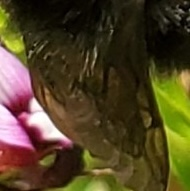
#> input picture Phase2/ConceptsFinal/Negative/NegativeFur/California Bumble Bee_3373_114101506_3.jpg, 190 x 191 px, given as the content of the folder ./ConceptsFinal/Positive/PositiveFur, which was not available
$ python 1_option1_little_concept_augmentation_rotate_and_scale.py
#> lines starting #> are read from the running program, lines starting #| are printed output that depends on the picture; pictures that were not available may be replaced by others from this repository, and a replacement may not be noted
import os
from PIL import Image
import shutil

def augment_images(input_directory, output_directory):


#> called with input_directory = './ConceptsFinal/Positive/PositiveFur'
    if os.path.exists(output_directory):
        shutil.rmtree(output_directory)
    os.makedirs(output_directory, exist_ok=True)


    image_files = [f for f in os.listdir(input_directory) if f.lower().endswith(('.jpg', '.png', '.jpeg')) and not f.startswith('.')]

    for image_file in image_files:


        image_path = os.path.join(input_directory, image_file)
        with Image.open(image_path) as img:

#> img is the input picture: PIL image 190x191 RGB; mean R, G, B 80.2, 66.4, 36.2
            size = (224,224)

            img.thumbnail(size, Image.Resampling.LANCZOS)

            scaling_factors = [1/4, 1/3, 1/2.5, 1/2, 1/1.5, 1]

            for scale in scaling_factors:


                width, height = img.size
                new_width = int(width * scale)
                new_height = int(height * scale)

                # Rotate 0 degrees clockwise
                scaled_img = img.resize((new_width, new_height), Image.Resampling.LANCZOS)
                scaled_img.save(os.path.join(output_directory, f"{os.path.splitext(image_file)[0]}_scaled_{int(scale*100)}.jpg"))


                # Rotate 90 degrees clockwise
                img_90 = scaled_img.rotate(-90, expand=True)
                img_90.save(os.path.join(output_directory, f"{os.path.splitext(image_file)[0]}_scaled_{int(scale*100)}_90cw.jpg"))

                # Rotate 180 degrees clockwise
                img_180 = scaled_img.rotate(-180, expand=True)
                img_180.save(os.path.join(output_directory, f"{os.path.splitext(image_file)[0]}_scaled_{int(scale*100)}_180cw.jpg"))

                # Rotate 270 degrees clockwise
                img_270 = scaled_img.rotate(-270, expand=True)
                img_270.save(os.path.join(output_directory, f"{os.path.splitext(image_file)[0]}_scaled_{int(scale*100)}_270cw.jpg"))

                # Flip vertically
                img_flip_vertical = scaled_img.transpose(Image.FLIP_TOP_BOTTOM)
                img_flip_vertical.save(os.path.join(output_directory, f"{os.path.splitext(image_file)[0]}_scaled_{int(scale*100)}_flipped_vertical.jpg"))

                # Flip vertically and Rotate 90 degrees clockwise
                img_flip_vertical_90 = img_flip_vertical.rotate(-90, expand=True)
                img_flip_vertical_90.save(os.path.join(output_directory, f"{os.path.splitext(image_file)[0]}_scaled_{int(scale*100)}_flipped_vertical_90cw.jpg"))


                # Flip vertically and Rotate 180 degrees clockwise
                img_flip_vertical_180 = img_flip_vertical.rotate(-180, expand=True)
                img_flip_vertical_180.save(os.path.join(output_directory, f"{os.path.splitext(image_file)[0]}_scaled_{int(scale*100)}_flipped_vertical_180cw.jpg"))


                # Flip vertically and Rotate 270 degrees clockwise
                img_flip_vertical_270 = img_flip_vertical.rotate(-270, expand=True)
                img_flip_vertical_270.save(os.path.join(output_directory, f"{os.path.splitext(image_file)[0]}_scaled_{int(scale*100)}_flipped_vertical_270cw.jpg"))
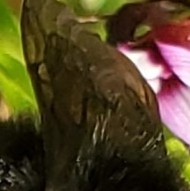
#> img_180: PIL image 190x191 RGB; mean R, G, B 80.2, 66.4, 36.2
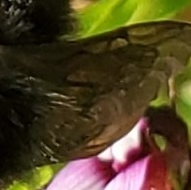
#> img_270: PIL image 191x190 RGB; mean R, G, B 80.2, 66.4, 36.2
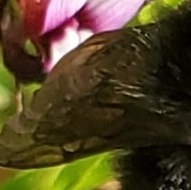
#> img_90: PIL image 191x190 RGB; mean R, G, B 80.2, 66.4, 36.2
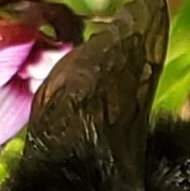
#> img_flip_vertical: PIL image 190x191 RGB; mean R, G, B 80.2, 66.4, 36.2
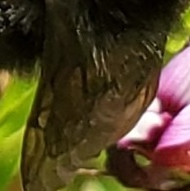
#> img_flip_vertical_180: PIL image 190x191 RGB; mean R, G, B 80.2, 66.4, 36.2
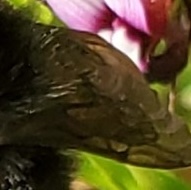
#> img_flip_vertical_90: PIL image 191x190 RGB; mean R, G, B 80.2, 66.4, 36.2


concepts = ["Fur", "PinchWaist"]

if __name__ == "__main__":
    for concept in concepts:
        input_dir = f"./ConceptsFinal/Positive/Positive{concept}"
        output_dir = f"./AugmentedConceptsFinal/Positive/Positive{concept}"
        augment_images(input_dir, output_dir)

        input_dir = f"./ConceptsFinal/Negative/Negative{concept}"
        output_dir = f"./AugmentedConceptsFinal/Negative/Negative{concept}"
        augment_images(input_dir, output_dir)
#> the loop in augment_images (call 2), `for scale in scaling_factors:  ` made 6 passes
#> pass 1, in augment_images (call 2), `img_flip_vertical_270 = img_flip_vertical.rotate(-270, expand=True)`:
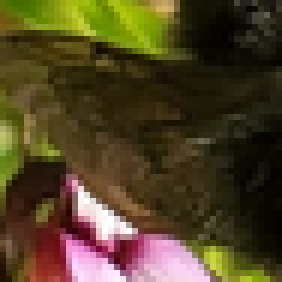
#> img_flip_vertical_270: PIL image 47x47 RGB (shown 6 times larger); mean R, G, B 80.2, 66.4, 36.2
#> pass 2 of the loop `for concept in concepts:`:
#> the loop in augment_images (call 3), `for scale in scaling_factors:  ` made 6 passes
#> pass 2, in augment_images (call 3), `scaled_img = img.resize((new_width, new_height), Image.Resampling.LANC..`:
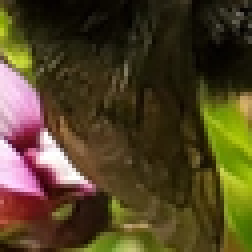
#> scaled_img: PIL image 63x63 RGB (shown 4 times larger); mean R, G, B 80.2, 66.4, 36.2
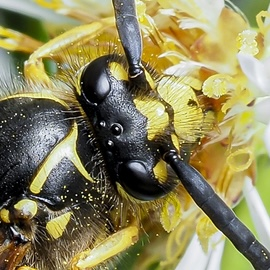
#> input picture Phase2/ConceptsFinal/Negative/NegativePinchWaist/Aerial Yellowjackets_41_260106176_1.jpg, 270 x 270 px
#> in augment_images, img is the input picture: PIL image 270x270 RGB; mean R, G, B 141, 134.7, 91.5
#> img: PIL image 224x224 RGB
#> after the loop in augment_images (call 4), `for scale in scaling_factors:`:
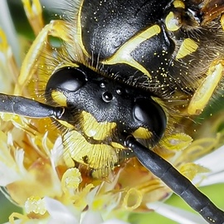
#> img_flip_vertical_90: PIL image 224x224 RGB; mean R, G, B 141, 134.7, 91.6
